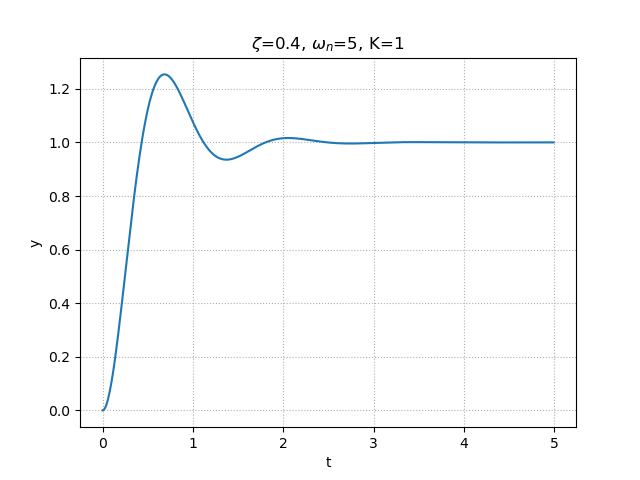

Python code for this plot:
"""
2021/02/27
@Yuya Shimizu

時間応答（2次遅れ系）
"""

from control.matlab import *
import matplotlib.pyplot as plt
import numpy as np
from for_plot import *    #自分で定義した関数をインポート
#定義した関数について (https://qiita.com/Yuya-Shimizu/items/f811317d733ee3f45623)


##2次遅れ系のステップ応答

zeta, omega_n, K = 0.4, 5, 1   #減衰係数と固有角振動数とゲインの設定
P = tf([0, K*omega_n**2], [1, 2*zeta*omega_n, omega_n**2])  #2次遅れ系
y, t = step(P, np.arange(0, 5, 0.01))   #ステップ応答（0~5秒で，0.01刻み）

fig1, ax1 = plt.subplots()
ax1.plot(t, y)
plot_set(ax1, 't', 'y') #グリッドやラベルを与える関数(自作のfor_plotライブラリより)
plt.title(f"$\zeta$={zeta}, $\omega_n$={omega_n}, K={K}")
plt.show()


##2次遅れ系のステップ応答（減衰係数zetaを変化させる）
zeta = (-0.1, 0, 0.3, 0.7, 1)   #5種類の減衰係数を用意
omega_n = 5
K = 1

#図示の準備
fig2, ax2 = plt.subplots()
LS = linestyle_generator()  #線種を与える関数(自作のfor_plotライブラリより)

for i in range(len(zeta)):
    P = tf([0, K*omega_n**2], [1, 2*zeta[i]*omega_n, omega_n**2])  #2次遅れ系
    y, t = step(P, np.arange(0, 3, 0.01))   #ステップ応答（0~3秒で，0.01刻み）
    ax2.plot(t, y, ls=next(LS), label=f"$\zeta$={zeta[i]}")

plot_set(ax2, 't', 'y', 'best')
plt.title(f"$\zeta$={zeta}, $\omega_n$={omega_n}, K={K}")
plt.show()


##2次遅れ系のステップ応答（固有角振動数omega_nを変化させる）
zeta = 0.7
omega_n = (1, 5, 10)   #3種類の固有角振動数を用意
K = 1

#図示の準備
fig3, ax3 = plt.subplots()
LS = linestyle_generator()  #線種を与える関数(自作のfor_plotライブラリより)

for i in range(len(omega_n)):
    P = tf([0, K*omega_n[i]**2], [1, 2*zeta*omega_n[i], omega_n[i]**2])  #2次遅れ系
    y, t = step(P, np.arange(0, 5, 0.01))   #ステップ応答（0~5秒で，0.01刻み）
    ax3.plot(t, y, ls=next(LS), label=f"$\omega_n$={omega_n[i]}")

plot_set(ax3, 't', 'y', 'best')
plt.title(f"$\zeta$={zeta}, $\omega_n$={omega_n}, K={K}")
plt.show()


##2次遅れ系のステップ応答（ゲインKを変化させる）
zeta = 0.7
omega_n = 5
K = (1, 2, 3)   #3種類のゲインを用意

#図示の準備
fig3, ax3 = plt.subplots()
LS = linestyle_generator()  #線種を与える関数(自作のfor_plotライブラリより)

for i in range(len(K)):
    P = tf([0, K[i]*omega_n**2], [1, 2*zeta*omega_n, omega_n**2])  #2次遅れ系
    y, t = step(P, np.arange(0, 5, 0.01))   #ステップ応答（0~5秒で，0.01刻み）
    ax3.plot(t, y, ls=next(LS), label=f"K={K[i]}")

plot_set(ax3, 't', 'y', 'best')
plt.title(f"$\zeta$={zeta}, $\omega_n$={omega_n}, K={K}")
plt.show()
